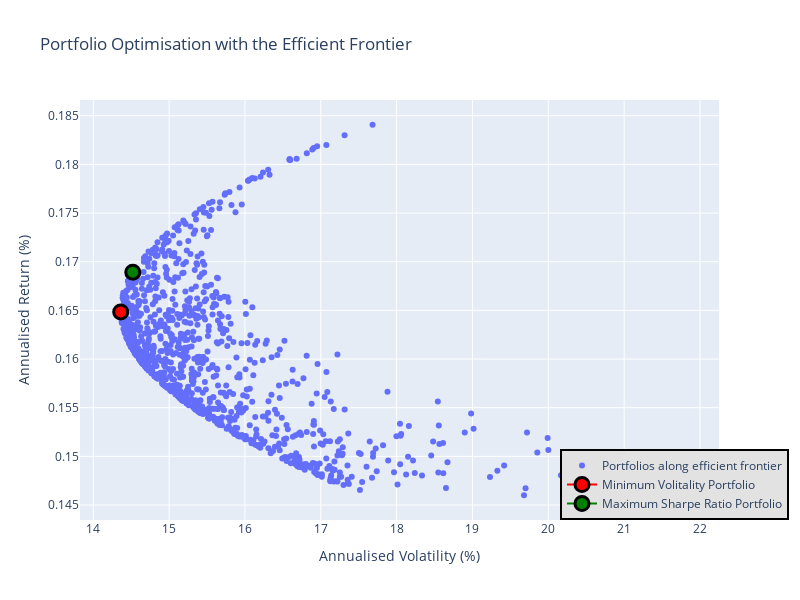

Source (notebook cell):
### Code cell
import plotly.graph_objects as go
from plotly.subplots import make_subplots
import plotly.express as px

portfolios_scatter = go.Scatter(x=portfolios['Volatility'] * 100, y=portfolios['Returns'] * 100, mode='markers', name='Portfolios along efficient frontier')
min_volitality_portfolio_scatter = go.Scatter(
    x=[min_volitality_portfolio[1] * 100], y=[min_volitality_portfolio[0] * 100], marker=dict(color='red', size=14, line=dict(width=3, color='black')), 
    name='Minimum Volitality Portfolio')

max_sharpe_ratio_portfolio_scatter = go.Scatter(
    x=[max_sharpe_ratio_portfolio[1] * 100], y=[max_sharpe_ratio_portfolio[0] * 100], marker=dict(color='green', size=14, line=dict(width=3, color='black')), 
    name='Maximum Sharpe Ratio Portfolio')

data = [portfolios_scatter, min_volitality_portfolio_scatter,
        max_sharpe_ratio_portfolio_scatter]
layout = go.Layout(
    title='Portfolio Optimisation with the Efficient Frontier',
    yaxis=dict(title='Annualised Return (%)'),
    xaxis=dict(title='Annualised Volatility (%)'),
    showlegend=True,
    legend=dict(
        x=0.75, y=0, traceorder='normal',
        bgcolor='#E2E2E2',
        bordercolor='black',
        borderwidth=2),
    width=800,
    height=600)
fig = go.Figure(data=data, layout=layout)
fig.show()

### Figure 1 — Plotly figure (JSON) as saved in the notebook; plotly's stock layout.template omitted (floating-point values rounded to 4 significant figures; data arrays with more than 128 entries replaced by an {"elided": "..."} marker saying what was removed)
{"data": [{"mode": "markers", "name": "Portfolios along efficient frontier", "type": "scatter", "x": {"elided": "1000 float values"}, "y": {"elided": "1000 float values"}}, {"marker": {"color": "red", "line": {"color": "black", "width": 3}, "size": 14}, "name": "Minimum Volitality Portfolio", "type": "scatter", "x": [14.36], "y": [0.1648]}, {"marker": {"color": "green", "line": {"color": "black", "width": 3}, "size": 14}, "name": "Maximum Sharpe Ratio Portfolio", "type": "scatter", "x": [14.52], "y": [0.1689]}], "layout": {"height": 600, "legend": {"bgcolor": "#E2E2E2", "bordercolor": "black", "borderwidth": 2, "traceorder": "normal", "x": 0.75, "y": 0}, "showlegend": true, "title": {"text": "Portfolio Optimisation with the Efficient Frontier"}, "width": 800, "xaxis": {"title": {"text": "Annualised Volatility (%)"}}, "yaxis": {"title": {"text": "Annualised Return (%)"}}}}
